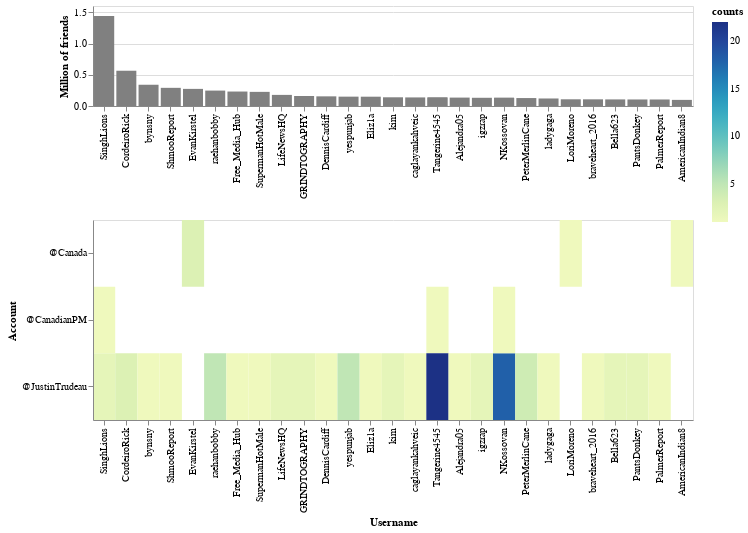

This figure's notebook cell:
### Code cell
base = alt.Chart(df_aux.head(30)).encode(
    x=alt.X('username', sort=df_aux['username'].unique()[:1100], title='Username'),
    y=alt.Y('account', title='Account')
).properties(height=200, width=600)

top_hist = base.mark_bar(color="gray").encode(
    alt.X('username',
          sort=df_aux['username'].unique()[:1100],
          title=''
         ),
    alt.Y('friends_M', stack=None, title='Million of friends'),
    tooltip = ['username', 'friends_M']
).properties(height=100)

heat = base.mark_rect().encode(
    color='counts',
    tooltip = ['username', 'friends_M', 'counts']
)

top_hist & heat

### Figure 1 — Vega-Lite specification as saved in the notebook (floating-point values rounded to 4 significant figures; data arrays with more than 128 entries replaced by an {"elided": "..."} marker saying what was removed)
{"$schema": "https://vega.github.io/schema/vega-lite/v4.8.1.json", "config": {"view": {"continuousHeight": 300, "continuousWidth": 400}}, "data": {"name": "data-c8a6d1899681a4a8a465c41bcbc3641f"}, "datasets": {"data-c8a6d1899681a4a8a465c41bcbc3641f": [{"account": "@JustinTrudeau", "counts": 2, "friends_M": 1.438, "username": "SinghLions"}, {"account": "@CanadianPM", "counts": 1, "friends_M": 1.438, "username": "SinghLions"}, {"account": "@JustinTrudeau", "counts": 3, "friends_M": 0.5643, "username": "CordeiroRick"}, {"account": "@JustinTrudeau", "counts": 1, "friends_M": 0.34, "username": "bynsny"}, {"account": "@JustinTrudeau", "counts": 1, "friends_M": 0.2907, "username": "ShmooReport"}, {"account": "@Canada", "counts": 3, "friends_M": 0.274, "username": "EvanKirstel"}, {"account": "@JustinTrudeau", "counts": 5, "friends_M": 0.2468, "username": "raehanbobby"}, {"account": "@JustinTrudeau", "counts": 1, "friends_M": 0.2314, "username": "Free_Media_Hub"}, {"account": "@JustinTrudeau", "counts": 1, "friends_M": 0.2262, "username": "SupermanHotMale"}, {"account": "@JustinTrudeau", "counts": 2, "friends_M": 0.1778, "username": "LifeNewsHQ"}, {"account": "@JustinTrudeau", "counts": 2, "friends_M": 0.16, "username": "GRINDTOGRAPHY"}, {"account": "@JustinTrudeau", "counts": 1, "friends_M": 0.1545, "username": "DennisCardiff"}, {"account": "@JustinTrudeau", "counts": 5, "friends_M": 0.1497, "username": "yespunjab"}, {"account": "@JustinTrudeau", "counts": 1, "friends_M": 0.1489, "username": "Eliz1a"}, {"account": "@JustinTrudeau", "counts": 2, "friends_M": 0.1393, "username": "kim"}, {"account": "@JustinTrudeau", "counts": 1, "friends_M": 0.1374, "username": "caglayankahveic"}, {"account": "@CanadianPM", "counts": 1, "friends_M": 0.1365, "username": "Tangerine4545"}, {"account": "@JustinTrudeau", "counts": 22, "friends_M": 0.1365, "username": "Tangerine4545"}, {"account": "@JustinTrudeau", "counts": 1, "friends_M": 0.1346, "username": "Alejandra05"}, {"account": "@JustinTrudeau", "counts": 2, "friends_M": 0.1316, "username": "igzrap"}, {"account": "@JustinTrudeau", "counts": 18, "friends_M": 0.1313, "username": "NKossovan"}, {"account": "@CanadianPM", "counts": 1, "friends_M": 0.1313, "username": "NKossovan"}, {"account": "@JustinTrudeau", "counts": 4, "friends_M": 0.1271, "username": "PeterMerlinCane"}, {"account": "@JustinTrudeau", "counts": 1, "friends_M": 0.1203, "username": "ladygaga"}, {"account": "@Canada", "counts": 1, "friends_M": 0.1073, "username": "LoriMoreno"}, {"account": "@JustinTrudeau", "counts": 1, "friends_M": 0.1069, "username": "braveheart_2016"}, {"account": "@JustinTrudeau", "counts": 2, "friends_M": 0.1055, "username": "Bella623"}, {"account": "@JustinTrudeau", "counts": 2, "friends_M": 0.1045, "username": "PantsDonkey"}, {"account": "@JustinTrudeau", "counts": 1, "friends_M": 0.1044, "username": "PalmerReport"}, {"account": "@Canada", "counts": 1, "friends_M": 0.0979, "username": "AmericanIndian8"}]}, "vconcat": [{"encoding": {"tooltip": [{"field": "username", "type": "nominal"}, {"field": "friends_M", "type": "quantitative"}], "x": {"field": "username", "sort": {"elided": "1100 str values"}, "title": "", "type": "nominal"}, "y": {"field": "friends_M", "stack": null, "title": "Million of friends", "type": "quantitative"}}, "height": 100, "mark": {"color": "gray", "type": "bar"}, "width": 600}, {"encoding": {"color": {"field": "counts", "type": "quantitative"}, "tooltip": [{"field": "username", "type": "nominal"}, {"field": "friends_M", "type": "quantitative"}, {"field": "counts", "type": "quantitative"}], "x": {"field": "username", "sort": {"elided": "1100 str values"}, "title": "Username", "type": "nominal"}, "y": {"field": "account", "title": "Account", "type": "nominal"}}, "height": 200, "mark": "rect", "width": 600}]}
